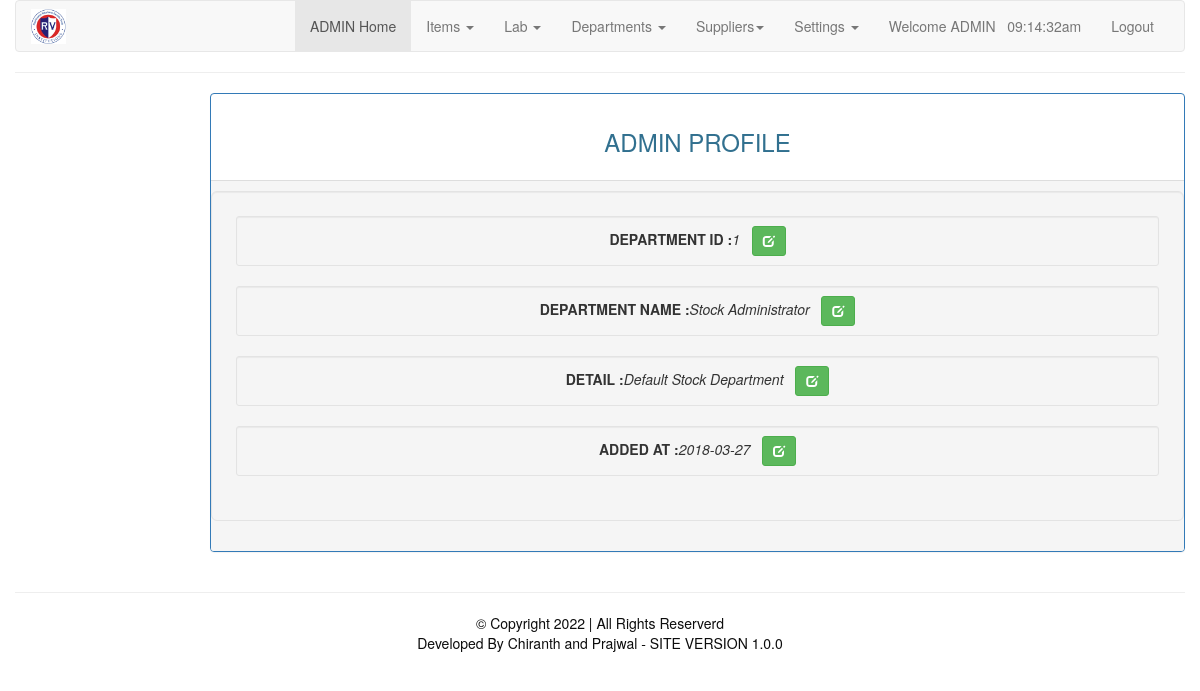
Page /dept/view_profile.php (signed in) on the committed database.
### tables this page shows
CREATE TABLE `department` (
  `dept_id` int(11) NOT NULL,
  `dept_name` varchar(30) NOT NULL,
  `password` varchar(255) NOT NULL,
  `role` int(11) NOT NULL DEFAULT 0,
  `dept_details` varchar(255) NOT NULL,
  `added_at` date DEFAULT NULL
);

### dept/view_profile.php (the view, shortened to what this page needs)
<?php
    require_once 'includes/header.php';
    require_once 'includes/admin_nav.php';
?>
<?php
require_once 'db.php';
$sql = "SELECT * FROM  `department` WHERE `dept_id`='" . $_SESSION['dept_id'] . "'";
$query = $conn->query($sql);
$row = $query->fetch_assoc();
?>
<div class="container">
<div class="row">
<div class="col-md-offset-2">
<div class="panel panel-primary">
<div class="panel-body">
  <h3 class="text-center text-info"><?php echo $_SESSION['dept_name'] .' PROFILE'; ?></h3>
</div>
<div class="panel-footer">
    <div class="row">
    <div class="well well-lg text-center text-capitalize">
        <div class="well well-sm">
            <b>DEPARTMENT ID :</b><em><?php echo $row['dept_id'] ;?></em>&nbsp;&nbsp;&nbsp;<a href='#' class='btn btn-success btn-sm'><span class='glyphicon glyphicon-edit'></span></a>
        </div>
        <div class="well well-sm">
        <b>DEPARTMENT NAME :</b><em><?php echo $row['dept_name'] ;?></em>&nbsp;&nbsp;&nbsp;<a href='#' class='btn btn-success btn-sm'><span class='glyphicon glyphicon-edit'></span></a>
    </div>
    <div class="well well-sm">
        <b>DETAIL :</b><em><?php echo $row['dept_details'] ;?></em>&nbsp;&nbsp;&nbsp;<a href='#' class='btn btn-success btn-sm'><span class='glyphicon glyphicon-edit'></span></a>
    </div>
    <div class="well well-sm">
        <b>ADDED AT :</b><em><?php echo $row['added_at'] ;?></em>&nbsp;&nbsp;&nbsp;<a href='#' class='btn btn-success btn-sm'><span class='glyphicon glyphicon-edit'></span></a>
    </div>
    </div>
    </div>
</div>
</div>
</div>
</div>
</div>
<hr>
<?php require_once 'includes/footer.php'; ?>

### rows in the picture
department: dept_id "1", dept_name "Stock Administrator", dept_details "Default Stock Department", added_at "2018-03-27"

### other values in the picture
$_SESSION['dept_name'] "ADMIN"
APPVERSION "1.0.0"
